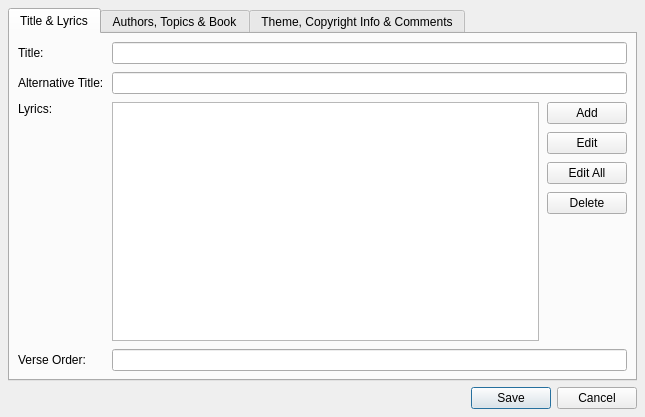
<?xml version="1.0" encoding="UTF-8"?>
<ui version="4.0">
 <class>EditSongDialog</class>
 <widget class="QDialog" name="EditSongDialog">
  <property name="geometry">
   <rect>
    <x>0</x>
    <y>0</y>
    <width>645</width>
    <height>417</height>
   </rect>
  </property>
  <property name="windowTitle">
   <string>Song Editor</string>
  </property>
  <property name="windowIcon">
   <iconset>
    <normaloff>:/icon/openlp.org-icon-32.bmp</normaloff>:/icon/openlp.org-icon-32.bmp</iconset>
  </property>
  <property name="modal">
   <bool>true</bool>
  </property>
  <layout class="QVBoxLayout" name="verticalLayout">
   <property name="margin">
    <number>8</number>
   </property>
   <item>
    <widget class="QTabWidget" name="SongTabWidget">
     <property name="currentIndex">
      <number>0</number>
     </property>
     <widget class="QWidget" name="LyricsTab">
      <attribute name="title">
       <string>Title &amp;&amp; Lyrics</string>
      </attribute>
      <layout class="QGridLayout" name="LyricsTabLayout">
       <property name="margin">
        <number>8</number>
       </property>
       <property name="spacing">
        <number>8</number>
       </property>
       <item row="0" column="0">
        <widget class="QLabel" name="TitleLabel">
         <property name="text">
          <string>Title:</string>
         </property>
        </widget>
       </item>
       <item row="0" column="1" colspan="2">
        <widget class="QLineEdit" name="TitleEditItem">
         <property name="sizePolicy">
          <sizepolicy hsizetype="Expanding" vsizetype="Fixed">
           <horstretch>0</horstretch>
           <verstretch>0</verstretch>
          </sizepolicy>
         </property>
        </widget>
       </item>
       <item row="1" column="0">
        <widget class="QLabel" name="AlternativeTitleLabel">
         <property name="text">
          <string>Alternative Title:</string>
         </property>
        </widget>
       </item>
       <item row="1" column="1" colspan="2">
        <widget class="QLineEdit" name="AlternativeEdit"/>
       </item>
       <item row="2" column="0">
        <widget class="QLabel" name="LyricsLabel">
         <property name="text">
          <string>Lyrics:</string>
         </property>
         <property name="alignment">
          <set>Qt::AlignLeading|Qt::AlignLeft|Qt::AlignTop</set>
         </property>
        </widget>
       </item>
       <item row="2" column="1">
        <widget class="QListWidget" name="VerseListWidget"/>
       </item>
       <item row="4" column="0">
        <widget class="QLabel" name="VerseOrderLabel">
         <property name="text">
          <string>Verse Order:</string>
         </property>
        </widget>
       </item>
       <item row="4" column="1" colspan="2">
        <widget class="QLineEdit" name="VerseOrderEdit"/>
       </item>
       <item row="2" column="2">
        <widget class="QWidget" name="VerseButtonWidget" native="true">
         <layout class="QVBoxLayout" name="VerseButtonsLayout">
          <property name="spacing">
           <number>8</number>
          </property>
          <property name="margin">
           <number>0</number>
          </property>
          <item>
           <widget class="QPushButton" name="VerseAddButton">
            <property name="text">
             <string>Add</string>
            </property>
           </widget>
          </item>
          <item>
           <widget class="QPushButton" name="VerseEditButton">
            <property name="text">
             <string>Edit</string>
            </property>
           </widget>
          </item>
          <item>
           <widget class="QPushButton" name="VerseEditAllButton">
            <property name="text">
             <string>Edit All</string>
            </property>
           </widget>
          </item>
          <item>
           <widget class="QPushButton" name="VerseDeleteButton">
            <property name="text">
             <string>Delete</string>
            </property>
           </widget>
          </item>
          <item>
           <spacer name="VerseSpacer">
            <property name="orientation">
             <enum>Qt::Vertical</enum>
            </property>
            <property name="sizeHint" stdset="0">
             <size>
              <width>20</width>
              <height>40</height>
             </size>
            </property>
           </spacer>
          </item>
         </layout>
        </widget>
       </item>
      </layout>
     </widget>
     <widget class="QWidget" name="AuthorsTab">
      <attribute name="title">
       <string>Authors, Topics &amp;&amp; Book</string>
      </attribute>
      <layout class="QHBoxLayout" name="AuthorsTabLayout">
       <property name="spacing">
        <number>8</number>
       </property>
       <property name="margin">
        <number>8</number>
       </property>
       <item>
        <widget class="QWidget" name="AuthorsMaintenanceWidget" native="true">
         <layout class="QVBoxLayout" name="AuthorsMaintenanceLayout">
          <property name="spacing">
           <number>8</number>
          </property>
          <property name="margin">
           <number>0</number>
          </property>
          <item>
           <widget class="QGroupBox" name="AuthorsGroupBox">
            <property name="title">
             <string>Authors</string>
            </property>
            <layout class="QVBoxLayout" name="AuthorsLayout">
             <property name="spacing">
              <number>8</number>
             </property>
             <property name="margin">
              <number>8</number>
             </property>
             <item>
              <widget class="QWidget" name="AuthorAddWidget" native="true">
               <layout class="QHBoxLayout" name="AuthorAddLayout">
                <property name="spacing">
                 <number>8</number>
                </property>
                <property name="margin">
                 <number>0</number>
                </property>
                <item>
                 <widget class="QComboBox" name="AuthorsSelectionComboItem">
                  <property name="sizePolicy">
                   <sizepolicy hsizetype="Preferred" vsizetype="Fixed">
                    <horstretch>0</horstretch>
                    <verstretch>0</verstretch>
                   </sizepolicy>
                  </property>
                  <property name="editable">
                   <bool>false</bool>
                  </property>
                  <property name="insertPolicy">
                   <enum>QComboBox::InsertAlphabetically</enum>
                  </property>
                  <property name="sizeAdjustPolicy">
                   <enum>QComboBox::AdjustToMinimumContentsLength</enum>
                  </property>
                  <property name="minimumContentsLength">
                   <number>8</number>
                  </property>
                 </widget>
                </item>
                <item>
                 <widget class="QPushButton" name="AuthorAddButton">
                  <property name="maximumSize">
                   <size>
                    <width>110</width>
                    <height>16777215</height>
                   </size>
                  </property>
                  <property name="text">
                   <string>&amp;Add to Song</string>
                  </property>
                 </widget>
                </item>
               </layout>
              </widget>
             </item>
             <item>
              <widget class="QListWidget" name="AuthorsListView">
               <property name="alternatingRowColors">
                <bool>true</bool>
               </property>
              </widget>
             </item>
             <item>
              <widget class="QWidget" name="AuthorRemoveWidget" native="true">
               <layout class="QHBoxLayout" name="AuthorRemoveLayout">
                <property name="spacing">
                 <number>8</number>
                </property>
                <property name="margin">
                 <number>0</number>
                </property>
                <item>
                 <spacer name="AuthorsSpacer">
                  <property name="orientation">
                   <enum>Qt::Horizontal</enum>
                  </property>
                  <property name="sizeHint" stdset="0">
                   <size>
                    <width>40</width>
                    <height>20</height>
                   </size>
                  </property>
                 </spacer>
                </item>
                <item>
                 <widget class="QPushButton" name="AuthorRemoveButton">
                  <property name="text">
                   <string>&amp;Remove</string>
                  </property>
                 </widget>
                </item>
               </layout>
              </widget>
             </item>
            </layout>
           </widget>
          </item>
          <item>
           <widget class="QWidget" name="MaintenanceWidget" native="true">
            <layout class="QHBoxLayout" name="MaintenanceLayout">
             <property name="spacing">
              <number>0</number>
             </property>
             <property name="margin">
              <number>0</number>
             </property>
             <item>
              <widget class="QPushButton" name="MaintenanceButton">
               <property name="text">
                <string>&amp;Manage Authors, Topics, Books</string>
               </property>
              </widget>
             </item>
             <item>
              <spacer name="MaintenanceSpacer">
               <property name="orientation">
                <enum>Qt::Horizontal</enum>
               </property>
               <property name="sizeHint" stdset="0">
                <size>
                 <width>66</width>
                 <height>20</height>
                </size>
               </property>
              </spacer>
             </item>
            </layout>
           </widget>
          </item>
         </layout>
        </widget>
       </item>
       <item>
        <widget class="QWidget" name="TopicBookWidget" native="true">
         <layout class="QVBoxLayout" name="TopicBookLayout">
          <property name="spacing">
           <number>8</number>
          </property>
          <property name="margin">
           <number>0</number>
          </property>
          <item>
           <widget class="QGroupBox" name="TopicGroupBox">
            <property name="sizePolicy">
             <sizepolicy hsizetype="Preferred" vsizetype="Preferred">
              <horstretch>0</horstretch>
              <verstretch>0</verstretch>
             </sizepolicy>
            </property>
            <property name="title">
             <string>Topic</string>
            </property>
            <layout class="QVBoxLayout" name="TopicLayout">
             <property name="spacing">
              <number>8</number>
             </property>
             <property name="margin">
              <number>8</number>
             </property>
             <item>
              <widget class="QWidget" name="TopicAddWidget" native="true">
               <layout class="QHBoxLayout" name="TopicAddLayout">
                <property name="spacing">
                 <number>8</number>
                </property>
                <property name="margin">
                 <number>0</number>
                </property>
                <item>
                 <widget class="QComboBox" name="SongTopicCombo">
                  <property name="sizePolicy">
                   <sizepolicy hsizetype="MinimumExpanding" vsizetype="Fixed">
                    <horstretch>0</horstretch>
                    <verstretch>0</verstretch>
                   </sizepolicy>
                  </property>
                 </widget>
                </item>
                <item>
                 <widget class="QPushButton" name="TopicAddButton">
                  <property name="sizePolicy">
                   <sizepolicy hsizetype="Preferred" vsizetype="Preferred">
                    <horstretch>0</horstretch>
                    <verstretch>0</verstretch>
                   </sizepolicy>
                  </property>
                  <property name="text">
                   <string>A&amp;dd to Song</string>
                  </property>
                 </widget>
                </item>
               </layout>
              </widget>
             </item>
             <item>
              <widget class="QListWidget" name="TopicsListView">
               <property name="alternatingRowColors">
                <bool>true</bool>
               </property>
              </widget>
             </item>
             <item>
              <widget class="QWidget" name="TopicRemoveWidget" native="true">
               <layout class="QHBoxLayout" name="TopicRemoveLayout">
                <property name="spacing">
                 <number>8</number>
                </property>
                <property name="margin">
                 <number>0</number>
                </property>
                <item>
                 <spacer name="TopicsSpacer">
                  <property name="orientation">
                   <enum>Qt::Horizontal</enum>
                  </property>
                  <property name="sizeHint" stdset="0">
                   <size>
                    <width>40</width>
                    <height>20</height>
                   </size>
                  </property>
                 </spacer>
                </item>
                <item>
                 <widget class="QPushButton" name="TopicRemoveButton">
                  <property name="text">
                   <string>R&amp;emove</string>
                  </property>
                 </widget>
                </item>
               </layout>
              </widget>
             </item>
            </layout>
           </widget>
          </item>
          <item>
           <widget class="QGroupBox" name="SongBookGroup">
            <property name="title">
             <string>Song Book</string>
            </property>
            <layout class="QGridLayout" name="SongbookLayout">
             <property name="margin">
              <number>8</number>
             </property>
             <property name="spacing">
              <number>8</number>
             </property>
             <item row="0" column="0">
              <widget class="QComboBox" name="SongbookCombo">
               <property name="sizePolicy">
                <sizepolicy hsizetype="MinimumExpanding" vsizetype="Fixed">
                 <horstretch>0</horstretch>
                 <verstretch>0</verstretch>
                </sizepolicy>
               </property>
              </widget>
             </item>
            </layout>
           </widget>
          </item>
         </layout>
        </widget>
       </item>
      </layout>
     </widget>
     <widget class="QWidget" name="ThemeTab">
      <attribute name="title">
       <string>Theme, Copyright Info &amp;&amp; Comments</string>
      </attribute>
      <layout class="QVBoxLayout" name="ThemeTabLayout">
       <property name="spacing">
        <number>8</number>
       </property>
       <property name="margin">
        <number>8</number>
       </property>
       <item>
        <widget class="QWidget" name="ThemeCopyCommentsWidget" native="true">
         <layout class="QHBoxLayout" name="ThemeCopyCommentsLayout">
          <property name="spacing">
           <number>8</number>
          </property>
          <property name="margin">
           <number>0</number>
          </property>
          <item>
           <widget class="QWidget" name="TextWidget" native="true">
            <property name="sizePolicy">
             <sizepolicy hsizetype="MinimumExpanding" vsizetype="Preferred">
              <horstretch>0</horstretch>
              <verstretch>0</verstretch>
             </sizepolicy>
            </property>
            <layout class="QVBoxLayout" name="DetailsLayout">
             <property name="spacing">
              <number>8</number>
             </property>
             <property name="margin">
              <number>0</number>
             </property>
             <item>
              <widget class="QGroupBox" name="ThemeGroupBox">
               <property name="title">
                <string>Theme</string>
               </property>
               <layout class="QHBoxLayout" name="ThemeLayout">
                <property name="spacing">
                 <number>8</number>
                </property>
                <property name="margin">
                 <number>8</number>
                </property>
                <item>
                 <widget class="QComboBox" name="ThemeSelectionComboItem"/>
                </item>
                <item>
                 <widget class="QPushButton" name="ThemeAddButton">
                  <property name="maximumSize">
                   <size>
                    <width>110</width>
                    <height>16777215</height>
                   </size>
                  </property>
                  <property name="text">
                   <string>Add a Theme</string>
                  </property>
                 </widget>
                </item>
               </layout>
              </widget>
             </item>
             <item>
              <widget class="QGroupBox" name="CopyrightGroupBox">
               <property name="sizePolicy">
                <sizepolicy hsizetype="MinimumExpanding" vsizetype="Preferred">
                 <horstretch>0</horstretch>
                 <verstretch>0</verstretch>
                </sizepolicy>
               </property>
               <property name="title">
                <string>Copyright Information</string>
               </property>
               <layout class="QVBoxLayout" name="CopyrightLayout">
                <property name="spacing">
                 <number>8</number>
                </property>
                <property name="margin">
                 <number>8</number>
                </property>
                <item>
                 <widget class="QWidget" name="CopyrightWidget" native="true">
                  <layout class="QHBoxLayout" name="CopyLayout">
                   <property name="spacing">
                    <number>8</number>
                   </property>
                   <property name="margin">
                    <number>0</number>
                   </property>
                   <item>
                    <widget class="QLineEdit" name="CopyrightEditItem"/>
                   </item>
                   <item>
                    <widget class="QPushButton" name="CopyrightInsertButton">
                     <property name="maximumSize">
                      <size>
                       <width>29</width>
                       <height>16777215</height>
                      </size>
                     </property>
                     <property name="text">
                      <string>©</string>
                     </property>
                    </widget>
                   </item>
                  </layout>
                 </widget>
                </item>
                <item>
                 <widget class="QWidget" name="CcliWidget" native="true">
                  <layout class="QHBoxLayout" name="CCLILayout">
                   <property name="spacing">
                    <number>8</number>
                   </property>
                   <property name="margin">
                    <number>0</number>
                   </property>
                   <item>
                    <widget class="QLabel" name="CCLILabel">
                     <property name="text">
                      <string>CCLI Number:</string>
                     </property>
                    </widget>
                   </item>
                   <item>
                    <widget class="QLineEdit" name="CCLNumberEdit"/>
                   </item>
                  </layout>
                 </widget>
                </item>
               </layout>
              </widget>
             </item>
             <item>
              <spacer name="ThemeCopySpacer">
               <property name="orientation">
                <enum>Qt::Vertical</enum>
               </property>
               <property name="sizeHint" stdset="0">
                <size>
                 <width>20</width>
                 <height>40</height>
                </size>
               </property>
              </spacer>
             </item>
            </layout>
           </widget>
          </item>
          <item>
           <widget class="QGroupBox" name="CommentsGroupBox">
            <property name="sizePolicy">
             <sizepolicy hsizetype="Expanding" vsizetype="Preferred">
              <horstretch>0</horstretch>
              <verstretch>0</verstretch>
             </sizepolicy>
            </property>
            <property name="title">
             <string>Comments</string>
            </property>
            <layout class="QVBoxLayout" name="CommentsLayout">
             <property name="spacing">
              <number>0</number>
             </property>
             <property name="margin">
              <number>8</number>
             </property>
             <item>
              <widget class="QTextEdit" name="CommentsEdit">
               <property name="sizePolicy">
                <sizepolicy hsizetype="Expanding" vsizetype="Preferred">
                 <horstretch>0</horstretch>
                 <verstretch>0</verstretch>
                </sizepolicy>
               </property>
               <property name="maximumSize">
                <size>
                 <width>16777215</width>
                 <height>16777215</height>
                </size>
               </property>
              </widget>
             </item>
            </layout>
           </widget>
          </item>
         </layout>
        </widget>
       </item>
       <item>
        <spacer name="ThemeTabSpacer">
         <property name="orientation">
          <enum>Qt::Vertical</enum>
         </property>
         <property name="sizeHint" stdset="0">
          <size>
           <width>20</width>
           <height>40</height>
          </size>
         </property>
        </spacer>
       </item>
      </layout>
     </widget>
    </widget>
   </item>
   <item>
    <widget class="QDialogButtonBox" name="ButtonBox">
     <property name="standardButtons">
      <set>QDialogButtonBox::Cancel|QDialogButtonBox::Save</set>
     </property>
    </widget>
   </item>
  </layout>
 </widget>
 <tabstops>
  <tabstop>SongTabWidget</tabstop>
  <tabstop>TitleEditItem</tabstop>
  <tabstop>AlternativeEdit</tabstop>
  <tabstop>VerseListWidget</tabstop>
  <tabstop>VerseAddButton</tabstop>
  <tabstop>VerseEditButton</tabstop>
  <tabstop>VerseEditAllButton</tabstop>
  <tabstop>VerseDeleteButton</tabstop>
  <tabstop>VerseOrderEdit</tabstop>
  <tabstop>AuthorsSelectionComboItem</tabstop>
  <tabstop>AuthorAddButton</tabstop>
  <tabstop>AuthorsListView</tabstop>
  <tabstop>AuthorRemoveButton</tabstop>
  <tabstop>MaintenanceButton</tabstop>
  <tabstop>SongTopicCombo</tabstop>
  <tabstop>TopicAddButton</tabstop>
  <tabstop>TopicsListView</tabstop>
  <tabstop>TopicRemoveButton</tabstop>
  <tabstop>SongbookCombo</tabstop>
  <tabstop>ThemeSelectionComboItem</tabstop>
  <tabstop>ThemeAddButton</tabstop>
  <tabstop>CopyrightEditItem</tabstop>
  <tabstop>CopyrightInsertButton</tabstop>
  <tabstop>CCLNumberEdit</tabstop>
  <tabstop>CommentsEdit</tabstop>
  <tabstop>ButtonBox</tabstop>
 </tabstops>
 <resources>
  <include location="../images/openlp-2.qrc"/>
 </resources>
 <connections>
  <connection>
   <sender>ButtonBox</sender>
   <signal>rejected()</signal>
   <receiver>EditSongDialog</receiver>
   <slot>close()</slot>
   <hints>
    <hint type="sourcelabel">
     <x>607</x>
     <y>456</y>
    </hint>
    <hint type="destinationlabel">
     <x>578</x>
     <y>-15</y>
    </hint>
   </hints>
  </connection>
  <connection>
   <sender>ButtonBox</sender>
   <signal>accepted()</signal>
   <receiver>EditSongDialog</receiver>
   <slot>close()</slot>
   <hints>
    <hint type="sourcelabel">
     <x>549</x>
     <y>461</y>
    </hint>
    <hint type="destinationlabel">
     <x>91</x>
     <y>-50</y>
    </hint>
   </hints>
  </connection>
 </connections>
</ui>
